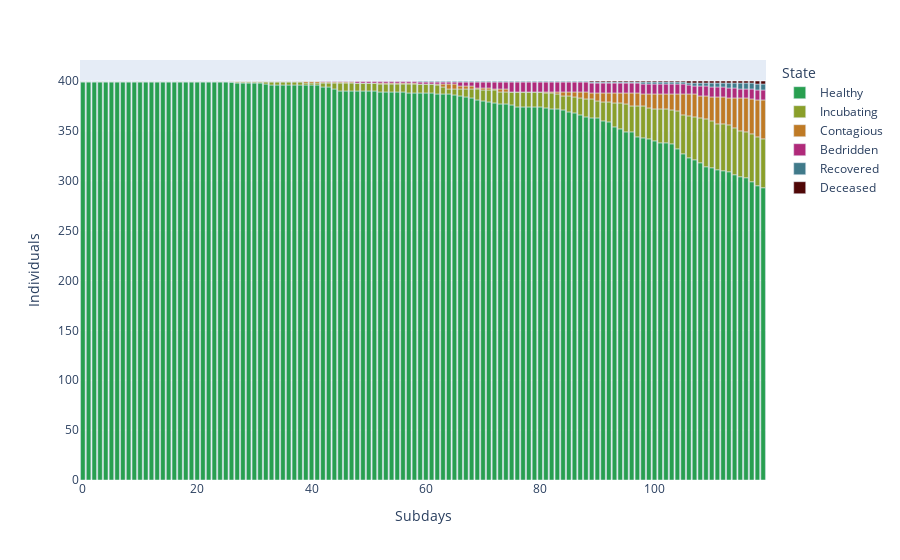

Write notebook code for a chart like this one.
### Code cell
# This code renders the most recent simulation as an interactive chart.
fig_coloration = {
    "Healthy":"#289F50","Incubating":"#8A9F2A","Contagious":"#BF7A25",
    "Bedridden":"#B02A7A","Recovered":"#407A8A","Deceased":"#500707"
}
figure = px.bar(MostRecentSimulation, labels={
    "index":"Subdays", "value":"Individuals", "variable":"State"
}, color_discrete_map=fig_coloration)
figure.show()

### Figure 1 — Plotly figure (JSON) as saved in the notebook; plotly's stock layout.template omitted (floating-point values rounded to 4 significant figures)
{"data": [{"alignmentgroup": "True", "hovertemplate": "State=Healthy<br>Subdays=%{x}<br>Individuals=%{y}<extra></extra>", "legendgroup": "Healthy", "marker": {"color": "#289F50", "pattern": {"shape": ""}}, "name": "Healthy", "offsetgroup": "Healthy", "orientation": "v", "showlegend": true, "textposition": "auto", "type": "bar", "x": [0, 1, 2, 3, 4, 5, 6, 7, 8, 9, 10, 11, 12, 13, 14, 15, 16, 17, 18, 19, 20, 21, 22, 23, 24, 25, 26, 27, 28, 29, 30, 31, 32, 33, 34, 35, 36, 37, 38, 39, 40, 41, 42, 43, 44, 45, 46, 47, 48, 49, 50, 51, 52, 53, 54, 55, 56, 57, 58, 59, 60, 61, 62, 63, 64, 65, 66, 67, 68, 69, 70, 71, 72, 73, 74, 75, 76, 77, 78, 79, 80, 81, 82, 83, 84, 85, 86, 87, 88, 89, 90, 91, 92, 93, 94, 95, 96, 97, 98, 99, 100, 101, 102, 103, 104, 105, 106, 107, 108, 109, 110, 111, 112, 113, 114, 115, 116, 117, 118, 119], "xaxis": "x", "y": [399, 399, 399, 399, 399, 399, 399, 399, 399, 399, 399, 399, 399, 399, 399, 399, 399, 399, 399, 399, 399, 399, 399, 399, 399, 399, 399, 398, 398, 398, 398, 398, 397, 396, 396, 396, 396, 396, 396, 396, 396, 396, 394, 394, 392, 390, 390, 390, 390, 390, 390, 390, 389, 389, 389, 389, 389, 388, 388, 388, 388, 388, 387, 387, 387, 386, 385, 384, 383, 381, 380, 379, 378, 377, 377, 376, 374, 374, 374, 374, 374, 373, 372, 372, 371, 369, 368, 366, 364, 363, 363, 360, 359, 354, 352, 349, 349, 344, 343, 342, 340, 338, 338, 337, 332, 327, 323, 321, 318, 314, 313, 311, 310, 309, 306, 304, 303, 299, 295, 293], "yaxis": "y"}, {"alignmentgroup": "True", "hovertemplate": "State=Incubating<br>Subdays=%{x}<br>Individuals=%{y}<extra></extra>", "legendgroup": "Incubating", "marker": {"color": "#8A9F2A", "pattern": {"shape": ""}}, "name": "Incubating", "offsetgroup": "Incubating", "orientation": "v", "showlegend": true, "textposition": "auto", "type": "bar", "x": [0, 1, 2, 3, 4, 5, 6, 7, 8, 9, 10, 11, 12, 13, 14, 15, 16, 17, 18, 19, 20, 21, 22, 23, 24, 25, 26, 27, 28, 29, 30, 31, 32, 33, 34, 35, 36, 37, 38, 39, 40, 41, 42, 43, 44, 45, 46, 47, 48, 49, 50, 51, 52, 53, 54, 55, 56, 57, 58, 59, 60, 61, 62, 63, 64, 65, 66, 67, 68, 69, 70, 71, 72, 73, 74, 75, 76, 77, 78, 79, 80, 81, 82, 83, 84, 85, 86, 87, 88, 89, 90, 91, 92, 93, 94, 95, 96, 97, 98, 99, 100, 101, 102, 103, 104, 105, 106, 107, 108, 109, 110, 111, 112, 113, 114, 115, 116, 117, 118, 119], "xaxis": "x", "y": [1, 1, 1, 1, 1, 1, 1, 1, 1, 1, 1, 1, 1, 1, 1, 1, 1, 1, 1, 1, 1, 1, 1, 1, 1, 1, 0, 1, 1, 1, 1, 1, 2, 3, 3, 3, 3, 3, 3, 2, 2, 2, 4, 4, 6, 8, 8, 8, 8, 8, 8, 8, 8, 8, 8, 8, 8, 9, 9, 9, 9, 9, 9, 7, 5, 6, 7, 8, 9, 11, 11, 12, 13, 12, 12, 13, 15, 15, 15, 15, 15, 15, 16, 15, 14, 16, 16, 17, 18, 19, 17, 19, 20, 24, 26, 28, 26, 31, 32, 31, 32, 34, 34, 34, 38, 39, 42, 43, 45, 48, 47, 46, 47, 47, 47, 46, 46, 48, 49, 49], "yaxis": "y"}, {"alignmentgroup": "True", "hovertemplate": "State=Contagious<br>Subdays=%{x}<br>Individuals=%{y}<extra></extra>", "legendgroup": "Contagious", "marker": {"color": "#BF7A25", "pattern": {"shape": ""}}, "name": "Contagious", "offsetgroup": "Contagious", "orientation": "v", "showlegend": true, "textposition": "auto", "type": "bar", "x": [0, 1, 2, 3, 4, 5, 6, 7, 8, 9, 10, 11, 12, 13, 14, 15, 16, 17, 18, 19, 20, 21, 22, 23, 24, 25, 26, 27, 28, 29, 30, 31, 32, 33, 34, 35, 36, 37, 38, 39, 40, 41, 42, 43, 44, 45, 46, 47, 48, 49, 50, 51, 52, 53, 54, 55, 56, 57, 58, 59, 60, 61, 62, 63, 64, 65, 66, 67, 68, 69, 70, 71, 72, 73, 74, 75, 76, 77, 78, 79, 80, 81, 82, 83, 84, 85, 86, 87, 88, 89, 90, 91, 92, 93, 94, 95, 96, 97, 98, 99, 100, 101, 102, 103, 104, 105, 106, 107, 108, 109, 110, 111, 112, 113, 114, 115, 116, 117, 118, 119], "xaxis": "x", "y": [0, 0, 0, 0, 0, 0, 0, 0, 0, 0, 0, 0, 0, 0, 0, 0, 0, 0, 0, 0, 0, 0, 0, 0, 0, 0, 1, 1, 1, 1, 1, 1, 1, 1, 1, 1, 1, 1, 1, 2, 2, 2, 1, 1, 1, 1, 1, 1, 0, 0, 0, 0, 1, 1, 1, 1, 1, 1, 1, 0, 0, 0, 1, 3, 5, 5, 3, 3, 3, 1, 2, 2, 1, 3, 3, 0, 0, 0, 0, 0, 0, 1, 1, 2, 4, 4, 5, 6, 7, 6, 8, 9, 9, 10, 10, 11, 13, 13, 12, 14, 15, 15, 15, 16, 17, 21, 22, 23, 22, 23, 24, 27, 27, 27, 30, 33, 34, 35, 37, 39], "yaxis": "y"}, {"alignmentgroup": "True", "hovertemplate": "State=Bedridden<br>Subdays=%{x}<br>Individuals=%{y}<extra></extra>", "legendgroup": "Bedridden", "marker": {"color": "#B02A7A", "pattern": {"shape": ""}}, "name": "Bedridden", "offsetgroup": "Bedridden", "orientation": "v", "showlegend": true, "textposition": "auto", "type": "bar", "x": [0, 1, 2, 3, 4, 5, 6, 7, 8, 9, 10, 11, 12, 13, 14, 15, 16, 17, 18, 19, 20, 21, 22, 23, 24, 25, 26, 27, 28, 29, 30, 31, 32, 33, 34, 35, 36, 37, 38, 39, 40, 41, 42, 43, 44, 45, 46, 47, 48, 49, 50, 51, 52, 53, 54, 55, 56, 57, 58, 59, 60, 61, 62, 63, 64, 65, 66, 67, 68, 69, 70, 71, 72, 73, 74, 75, 76, 77, 78, 79, 80, 81, 82, 83, 84, 85, 86, 87, 88, 89, 90, 91, 92, 93, 94, 95, 96, 97, 98, 99, 100, 101, 102, 103, 104, 105, 106, 107, 108, 109, 110, 111, 112, 113, 114, 115, 116, 117, 118, 119], "xaxis": "x", "y": [0, 0, 0, 0, 0, 0, 0, 0, 0, 0, 0, 0, 0, 0, 0, 0, 0, 0, 0, 0, 0, 0, 0, 0, 0, 0, 0, 0, 0, 0, 0, 0, 0, 0, 0, 0, 0, 0, 0, 0, 0, 0, 1, 1, 1, 1, 1, 1, 2, 2, 2, 2, 2, 2, 2, 2, 2, 2, 2, 2, 2, 2, 2, 2, 2, 2, 4, 4, 4, 6, 6, 6, 7, 7, 7, 10, 10, 10, 10, 10, 10, 10, 10, 10, 10, 10, 10, 10, 10, 10, 10, 10, 10, 10, 10, 10, 10, 10, 10, 10, 10, 10, 10, 10, 10, 10, 9, 8, 10, 10, 10, 10, 10, 10, 10, 9, 9, 10, 10, 10], "yaxis": "y"}, {"alignmentgroup": "True", "hovertemplate": "State=Recovered<br>Subdays=%{x}<br>Individuals=%{y}<extra></extra>", "legendgroup": "Recovered", "marker": {"color": "#407A8A", "pattern": {"shape": ""}}, "name": "Recovered", "offsetgroup": "Recovered", "orientation": "v", "showlegend": true, "textposition": "auto", "type": "bar", "x": [0, 1, 2, 3, 4, 5, 6, 7, 8, 9, 10, 11, 12, 13, 14, 15, 16, 17, 18, 19, 20, 21, 22, 23, 24, 25, 26, 27, 28, 29, 30, 31, 32, 33, 34, 35, 36, 37, 38, 39, 40, 41, 42, 43, 44, 45, 46, 47, 48, 49, 50, 51, 52, 53, 54, 55, 56, 57, 58, 59, 60, 61, 62, 63, 64, 65, 66, 67, 68, 69, 70, 71, 72, 73, 74, 75, 76, 77, 78, 79, 80, 81, 82, 83, 84, 85, 86, 87, 88, 89, 90, 91, 92, 93, 94, 95, 96, 97, 98, 99, 100, 101, 102, 103, 104, 105, 106, 107, 108, 109, 110, 111, 112, 113, 114, 115, 116, 117, 118, 119], "xaxis": "x", "y": [0, 0, 0, 0, 0, 0, 0, 0, 0, 0, 0, 0, 0, 0, 0, 0, 0, 0, 0, 0, 0, 0, 0, 0, 0, 0, 0, 0, 0, 0, 0, 0, 0, 0, 0, 0, 0, 0, 0, 0, 0, 0, 0, 0, 0, 0, 0, 0, 0, 0, 0, 0, 0, 0, 0, 0, 0, 0, 0, 1, 1, 1, 1, 1, 1, 1, 1, 1, 1, 1, 1, 1, 1, 1, 1, 1, 1, 1, 1, 1, 1, 1, 1, 1, 1, 1, 1, 1, 1, 1, 1, 1, 1, 1, 1, 1, 1, 1, 2, 2, 2, 2, 2, 2, 2, 2, 2, 3, 3, 3, 4, 4, 4, 5, 5, 6, 6, 6, 6, 6], "yaxis": "y"}, {"alignmentgroup": "True", "hovertemplate": "State=Deceased<br>Subdays=%{x}<br>Individuals=%{y}<extra></extra>", "legendgroup": "Deceased", "marker": {"color": "#500707", "pattern": {"shape": ""}}, "name": "Deceased", "offsetgroup": "Deceased", "orientation": "v", "showlegend": true, "textposition": "auto", "type": "bar", "x": [0, 1, 2, 3, 4, 5, 6, 7, 8, 9, 10, 11, 12, 13, 14, 15, 16, 17, 18, 19, 20, 21, 22, 23, 24, 25, 26, 27, 28, 29, 30, 31, 32, 33, 34, 35, 36, 37, 38, 39, 40, 41, 42, 43, 44, 45, 46, 47, 48, 49, 50, 51, 52, 53, 54, 55, 56, 57, 58, 59, 60, 61, 62, 63, 64, 65, 66, 67, 68, 69, 70, 71, 72, 73, 74, 75, 76, 77, 78, 79, 80, 81, 82, 83, 84, 85, 86, 87, 88, 89, 90, 91, 92, 93, 94, 95, 96, 97, 98, 99, 100, 101, 102, 103, 104, 105, 106, 107, 108, 109, 110, 111, 112, 113, 114, 115, 116, 117, 118, 119], "xaxis": "x", "y": [0, 0, 0, 0, 0, 0, 0, 0, 0, 0, 0, 0, 0, 0, 0, 0, 0, 0, 0, 0, 0, 0, 0, 0, 0, 0, 0, 0, 0, 0, 0, 0, 0, 0, 0, 0, 0, 0, 0, 0, 0, 0, 0, 0, 0, 0, 0, 0, 0, 0, 0, 0, 0, 0, 0, 0, 0, 0, 0, 0, 0, 0, 0, 0, 0, 0, 0, 0, 0, 0, 0, 0, 0, 0, 0, 0, 0, 0, 0, 0, 0, 0, 0, 0, 0, 0, 0, 0, 0, 1, 1, 1, 1, 1, 1, 1, 1, 1, 1, 1, 1, 1, 1, 1, 1, 1, 2, 2, 2, 2, 2, 2, 2, 2, 2, 2, 2, 2, 3, 3], "yaxis": "y"}], "layout": {"barmode": "relative", "legend": {"title": {"text": "State"}, "tracegroupgap": 0}, "margin": {"t": 60}, "xaxis": {"anchor": "y", "domain": [0, 1], "title": {"text": "Subdays"}}, "yaxis": {"anchor": "x", "domain": [0, 1], "title": {"text": "Individuals"}}}}
